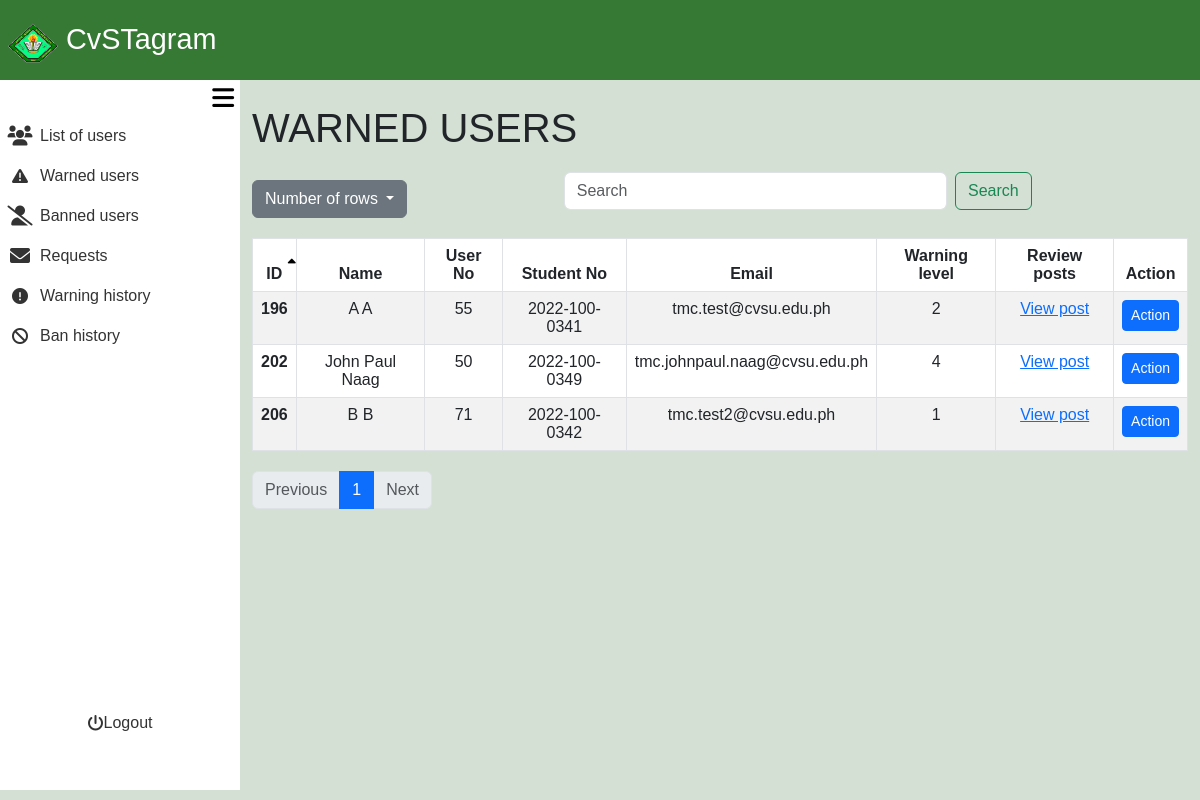
Screenshot of /admin_area/active_warn.php?rows=50&page=1 (signed in) with the database file from the repository.
### tables this page shows
CREATE TABLE `active_warning` (
  `active_warning_id` int(11) NOT NULL,
  `warning_id` int(11) NOT NULL,
  `user_no` int(11) NOT NULL,
  `warn_appeal_id` int(11) NOT NULL,
  `warning_level` int(11) NOT NULL DEFAULT 1,
  `issue_date` date NOT NULL,
  `reset_date` date NOT NULL
);

CREATE TABLE `user_registration` (
  `user_no` int(11) NOT NULL,
  `user_ip` varchar(255) NOT NULL,
  `user_ID` varchar(255) NOT NULL,
  `email` varchar(255) NOT NULL,
  `student_no` varchar(13) NOT NULL,
  `fname` varchar(255) NOT NULL,
  `lname` varchar(255) NOT NULL,
  `bday` date NOT NULL,
  `gender` varchar(20) NOT NULL,
  `coverphoto` varchar(250) NOT NULL,
  `profilepicture` varchar(250) NOT NULL,
  `created_at` timestamp NOT NULL DEFAULT current_timestamp(),
  `updated_at` timestamp NOT NULL DEFAULT current_timestamp() ON UPDATE current_timestamp(),
  `user_password` varchar(255) NOT NULL
);

### admin_area/active_warn.php (the view, shortened to what this page needs)
<?php
require_once '../include/connect.php';
require_once '../include/bootsrap.php';
?>
<!DOCTYPE html>
<html lang="en">
<head>
    <link rel="stylesheet" href="admin_dashbaord.css?v=<?php echo time(); ?>">
</head>
<body>
<div class="container-fluid screen">
    <div class="container-fluid nav">
        <nav class="navbar">
            <div class="container-fluid navtexticon">
                <a class="navbar-brand px-2" href="#">
                <img src="../images/Cavite_State_University_(CvSU).png" alt="Logo" width="50" height="40" class="d-inline-block align-text-top">
                CvSTagram
                </a>
            </div>
        </nav>
    </div>
    <div class="container-fluid contbody">
    <div class="container-fluid sidenav">
            <div class="container-fluid menubutton">
            <button onclick="toggleSidenav()"><i class="fa-solid fa-bars"></i></button>
            </div>
            <div class="container-fluid featurescont">
    <div class="container-fluid buttonlinkside">
                <div class="row">
                        <div class="col">
                            <ul>
                                <li>
                                    <a href="list_of_users.php">
                                        <div class="container-fluid listofusers">
                                            <div class="container-fluid listusericon">
                                                 <i class="fa-solid fa-users fa-lg"></i>
                                            </div>
                                            <div class="container-fluid listofusersname">
                                                List of users
                                            </div>
                                        </div>
                                    </a>
                                </li>
                            </ul>
                        </div>
                    </div>
                    <div class="row">
                        <div class="col">
                            <ul>
                                <li>
                                    <a href="active_warn.php">
                                        <div class="container-fluid listofusers">
                                            <div class="container-fluid listusericon">
                                            <i class="fa-solid fa-triangle-exclamation"></i>
                                            </div>
                                            <div class="container-fluid listofusersname">
                                                Warned users
                                            </div>
                                        </div>
                                    </a>
                                </li>
                            </ul>
                        </div>
                    </div>
                    <div class="row">
                        <div class="col">
                            <ul>
                                <li>
                                    <a href="active_ban.php">
                                        <div class="container-fluid Bannedaccounts">
                                            <div class="container-fluid Bannedaccountsicon">
                                            <i class="fa-solid fa-user-slash fa-lg"></i>
                                            </div>
                                            <div class="container-fluid Bannedaccountsname">
                                                Banned users
                                            </div>
                                        </div>
                                    </a>
                                </li>
                            </ul>
                        </div>
                    </div>
                        <div class="row">
                            <div class="col">
                                <ul>
                                    <li>
                                        <a href="request.php">
                                            <div class="container-fluid Deletedaccounts">
                                                <div class="container-fluid Deletedaccountsicon">
                                                <i class="fa-solid fa-envelope fa-lg"></i>
                                                </div>
                                                <div class="container-fluid Deletedaccountsname">
                                                        Requests
                                                </div>
                                            </div>
                                        </a>
                                    </li>
                                </ul>
                            </div>
                        </div>
                        <div class="row">
                        <div class="col">
                            <ul>
                                <li>
                                    <a href="warned_user.php">
                                        <div class="container-fluid listofusers">
                                            <div class="container-fluid listusericon">
                                            <i class="fa-solid fa-circle-exclamation"></i>
                                            </div>
                                            <div class="container-fluid listofusersname">
                                                Warning history
                                            </div>
                                        </div>
                                    </a>
                                </li>
                            </ul>
                        </div>
                    </div>
                    <div class="row">
                        <div class="col">
                            <ul>
                                <li>
                                    <a href="banned_user.php">
                                        <div class="container-fluid Bannedaccounts">
                                            <div class="container-fluid Bannedaccountsicon">
                                                <i class="fa-solid fa-ban"></i>
                                            </div>
                                            <div class="container-fluid Bannedaccountsname">
                                                Ban history
                                            </div>
                                        </div>
                                    </a>
                                </li>
                            </ul>
                        </div>
                    </div>
                    </div>
                <div class="container-fluid logoutcont">
                        <div class="row">
                            <div class="col">
                                <ul>
                                    <li>
                                        <a href="">
                                            <div class="container-fluid Deletedaccounts" style="border-radius: 10px;">
                                                <div class="container-fluid Deletedaccountsicon">
                                                <i class="fa-solid fa-power-off"></i>
                                                </div>
                                                <div class="container-fluid Deletedaccountsname">
                                                    <a href="admin_logout.php">Logout</a>
                                                </div>
                                            </div>
                                        </a>
                                    </li>
                                </ul>
                            </div>
                        </div>
                </div>
            </div>
        </div>
        <div class="container-fluid content">
<?php
$search = isset($_GET['search']) ? trim($_GET['search']) : '';
$sort_column = isset($_GET['sort']) ? $_GET['sort'] : 'warning_id';
$sort_direction = isset($_GET['direction']) && $_GET['direction'] == 'desc' ? 'desc' : 'asc';
$rows_per_page = isset($_GET['rows']) ? intval($_GET['rows']) : 10;
$page = isset($_GET['page']) ? intval($_GET['page']) : 1;
$offset = ($page - 1) * $rows_per_page;
$searchFilter = !empty($search) ? " AND (ur.fname LIKE '%$search%' OR aw.warning_id LIKE '%$search%' OR ur.lname LIKE '%$search%' OR ur.email LIKE '%$search%' OR ur.student_no LIKE '%$search%' OR ur.user_no LIKE '%$search%')" : "";
$usersQuery = "SELECT aw.warning_id, ur.fname, ur.lname, ur.user_no, ur.student_no, ur.email, aw.warning_level
FROM `active_warning`aw
LEFT JOIN user_registration ur ON aw.user_no = ur.user_no
               WHERE 1=1 $searchFilter
               ORDER BY $sort_column $sort_direction
               LIMIT $rows_per_page OFFSET $offset";
$usersResult = $con->query($usersQuery);
$totalQuery = "SELECT COUNT(*) AS total FROM user_registration";
$totalResult = $con->query($totalQuery);
$totalRecords = $totalResult->fetch_assoc()['total'];
$totalPages = ceil($totalRecords / $rows_per_page);
?>
    <div class="container mt-4 ">
        <h1>WARNED USERS</h1>
        <div class="container-fluid operations">
            <div class="dropdown">
                <button class="btn btn-secondary dropdown-toggle" type="button" data-bs-toggle="dropdown" aria-expanded="false">
                    Number of rows
                </button>
            </div>
                    <div class="container-fluid search">
                        <form class="d-flex" role="search" style="width: 100%;" method="GET" action="">
                            <input class="form-control me-2" type="search" name="search" placeholder="Search" aria-label="Search" value="<?php echo htmlspecialchars($search); ?>">
                            <button class="btn btn-outline-success" type="submit">Search</button>
                        </form>
                    </div>
        </div>
        <table class="table table-bordered table-striped">
            <thead>
                <tr>
                    <th scope="col" class="sortable <?php echo ($sort_column == 'warning_id') ? ($sort_direction == 'asc' ? 'asc' : 'desc') : ''; ?>" onclick="sortTable('warning_id')">ID<i class="fa-solid fa-sort-up"></i><i class="fa-solid fa-sort-down"></i></th>
                    <th scope="col" class="sortable <?php echo ($sort_column == 'fname') ? ($sort_direction == 'asc' ? 'asc' : 'desc') : ''; ?>" onclick="sortTable('fname')">Name</th>
                    <th scope="col" class="sortable <?php echo ($sort_column == 'user_no') ? ($sort_direction == 'asc' ? 'asc' : 'desc') : ''; ?>" onclick="sortTable('user_no')">User No</th>
                    <th scope="col" class="sortable <?php echo ($sort_column == 'student_no') ? ($sort_direction == 'asc' ? 'asc' : 'desc') : ''; ?>" onclick="sortTable('student_no')">Student No<i class="fa-solid fa-sort-up"></i><i class="fa-solid fa-sort-down"></i></th>
                    <th scope="col" class="sortable <?php echo ($sort_column == 'email') ? ($sort_direction == 'asc' ? 'asc' : 'desc') : ''; ?>" onclick="sortTable('email')">Email</th>
                    <th scope="col" class="sortable <?php echo ($sort_column == 'warning_level') ? ($sort_direction == 'asc' ? 'asc' : 'desc') : ''; ?>" onclick="sortTable('warning_level')">Warning level<i class="fa-solid fa-sort-up"></i><i class="fa-solid fa-sort-down"></i></th>
                    <th scope="col">Review posts</th>
                    <th scope="col">Action</th>
                </tr>
            </thead>
            <tbody>
                <?php
                while ($user = $usersResult->fetch_assoc()): ?>
                    <tr>
                        <th scope="row"><?php echo htmlspecialchars($user['warning_id']); ?></th>
                        <td><?php echo htmlspecialchars($user['fname'] . ' ' . $user['lname']); ?></td>
                        <td><?php echo htmlspecialchars($user['user_no']); ?></td>
                        <td><?php echo htmlspecialchars($user['student_no']); ?></td>
                        <td><?php echo htmlspecialchars($user['email']); ?></td>
                        <td><?php echo htmlspecialchars($user['warning_level']); ?></td>
                        <td>
                            <a class="Review_posts text-primary" href="../admin_area/review_post.php?user_no=<?php echo htmlspecialchars($user['user_no']); ?>">View post</a>
                        </td>
                        <td>
                            <a href="admin_action.php?user_no=<?php echo htmlspecialchars($user['user_no']); ?>" class="btn btn-primary btn-sm">Action</a>
                        </td>
                    </tr>
                <?php endwhile; ?>
            </tbody>
        </table>
        <nav aria-label="Page navigation">
            <ul class="pagination">
                <li class="page-item <?php if ($page <= 1) echo 'disabled'; ?>">
                    <a class="page-link" href="?rows=<?php echo $rows_per_page; ?>&page=<?php echo max(1, $page - 1); ?>&sort=<?php echo $sort_column; ?>&direction=<?php echo $sort_direction; ?>">Previous</a>
                </li>
                <?php for ($i = 1; $i <= $totalPages; $i++): ?>
                    <li class="page-item <?php if ($i == $page) echo 'active'; ?>">
                        <a class="page-link" href="?rows=<?php echo $rows_per_page; ?>&page=<?php echo $i; ?>&sort=<?php echo $sort_column; ?>&direction=<?php echo $sort_direction; ?>"><?php echo $i; ?></a>
                    </li>
                <?php endfor; ?>
                <li class="page-item <?php if ($page >= $totalPages) echo 'disabled'; ?>">
                    <a class="page-link" href="?rows=<?php echo $rows_per_page; ?>&page=<?php echo min($totalPages, $page + 1); ?>&sort=<?php echo $sort_column; ?>&direction=<?php echo $sort_direction; ?>">Next</a>
                </li>
            </ul>
        </nav>
    </div>
        </div>
    </div>
</div>
</body>
</html>

### rows the page displays
active_warning: warning "196", user_registration.fname+lname "A A", user_registration.user_no "55", user_registration.student_no "2022-100-0341", user_registration.email "tmc.test@cvsu.edu.ph", warning_level "2"
active_warning: warning "202", user_registration.fname+lname "John Paul Naag", user_registration.user_no "50", user_registration.student_no "2022-100-0349", user_registration.email "tmc.johnpaul.naag@cvsu.edu.ph", warning_level "4"
active_warning: warning "206", user_registration.fname+lname "B B", user_registration.user_no "71", user_registration.student_no "2022-100-0342", user_registration.email "tmc.test2@cvsu.edu.ph", warning_level "1"
